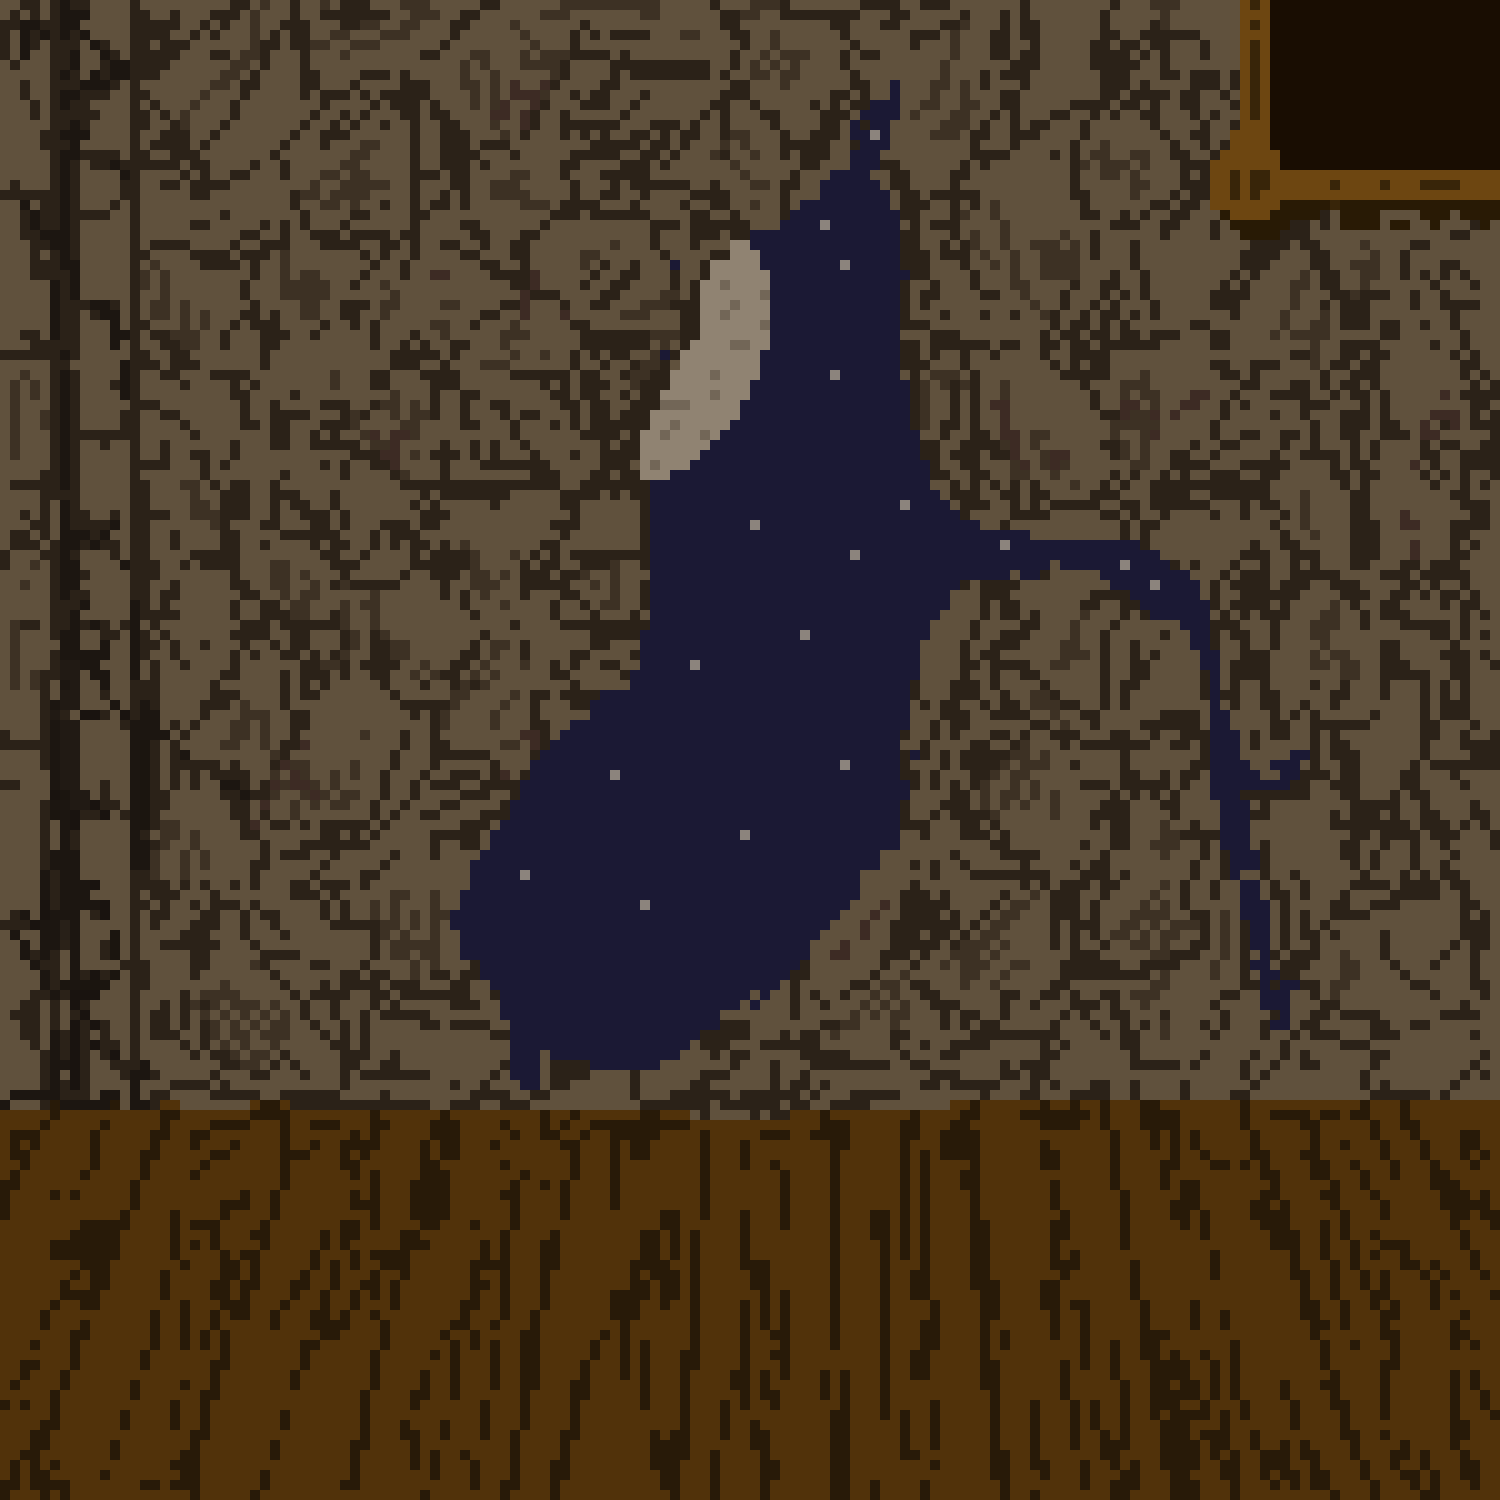

Tiled map render using the project's own tile images. Description and the whole map definition, tile-layer contents included, below:
An orthogonal 60x60 tile map with 25x25 px tiles, 1 tile layer (Tile Layer 1), 3 tilesets and 2 objects.

<map version="1.10" tiledversion="1.10.2" orientation="orthogonal" renderorder="right-down" width="60" height="60" tilewidth="25" tileheight="25" infinite="0" nextlayerid="4" nextobjectid="3">
 <tileset firstgid="1" source="BatroomBG.tsx" />
 <tileset firstgid="2" source="MSwall.tsx" />
 <tileset firstgid="3" source="ObjectFoundBox.tsx" />
 <layer id="1" name="Tile Layer 1" width="60" height="60">
  <data encoding="csv">
0,0,0,0,0,0,0,0,0,0,0,0,0,0,0,0,0,0,0,0,0,0,0,0,0,0,0,0,0,0,0,0,0,0,0,0,0,0,0,0,0,0,0,0,0,0,0,0,0,0,0,0,0,0,0,0,0,0,0,0,
0,0,0,0,0,0,0,0,0,0,0,0,0,0,0,0,0,0,0,0,0,0,0,0,0,0,0,0,0,0,0,0,0,0,0,0,0,0,0,0,0,0,0,0,0,0,0,0,0,0,0,0,0,0,0,0,0,0,0,0,
0,0,0,0,0,0,0,0,0,0,0,0,0,0,0,0,0,0,0,0,0,0,0,0,0,0,0,0,0,0,0,0,0,0,0,0,0,0,0,0,0,0,0,0,0,0,0,0,0,0,0,0,0,0,0,0,0,0,0,0,
0,0,0,0,0,0,0,0,0,0,0,0,0,0,0,0,0,0,0,0,0,0,0,0,0,0,0,0,0,0,0,0,0,0,0,0,0,0,0,0,0,0,0,0,0,0,0,0,0,0,0,0,0,0,0,0,0,0,0,0,
0,0,0,0,0,0,0,0,0,0,0,0,0,0,0,0,0,0,0,0,0,0,0,0,0,0,0,0,0,0,0,0,0,0,0,0,0,0,0,0,0,0,0,0,0,0,0,0,0,0,0,0,0,0,0,0,0,0,0,0,
0,0,0,0,0,0,0,0,0,0,0,0,0,0,0,0,0,0,0,0,0,0,0,0,0,0,0,0,0,0,0,0,0,0,0,0,0,0,0,0,0,0,0,0,0,0,0,0,0,0,0,0,0,0,0,0,0,0,0,0,
0,0,0,0,0,0,0,0,0,0,0,0,0,0,0,0,0,0,0,0,0,0,0,0,0,0,0,0,0,0,0,0,0,0,0,0,0,0,0,0,0,0,0,0,0,0,0,0,0,0,0,0,0,0,0,0,0,0,0,0,
0,0,0,0,0,0,0,0,0,0,0,0,0,0,0,0,0,0,0,0,0,0,0,0,0,0,0,0,0,0,0,0,0,0,0,0,0,0,0,0,0,0,0,0,0,0,0,0,0,0,0,0,0,0,0,0,0,0,0,0,
0,0,0,0,0,0,0,0,0,0,0,0,0,0,0,0,0,0,0,0,0,0,0,0,0,0,0,0,0,0,0,0,0,0,0,0,0,0,0,0,0,0,0,0,0,0,0,0,0,0,0,0,0,0,0,0,0,0,0,0,
0,0,0,0,0,0,0,0,0,0,0,0,0,0,0,0,0,0,0,0,0,0,0,0,0,0,0,0,0,0,0,0,0,0,0,0,0,0,0,0,0,0,0,0,0,0,0,0,0,0,0,0,0,0,0,0,0,0,0,0,
0,0,0,0,0,0,0,0,0,0,0,0,0,0,0,0,0,0,0,0,0,0,0,0,0,0,0,0,0,0,0,0,0,0,0,0,0,0,0,0,0,0,0,0,0,0,0,0,0,0,0,0,0,0,0,0,0,0,0,0,
0,0,0,0,0,0,0,0,0,0,0,0,0,0,0,0,0,0,0,0,0,0,0,0,0,0,0,0,0,0,0,0,0,0,0,0,0,0,0,0,0,0,0,0,0,0,0,0,0,0,0,0,0,0,0,0,0,0,0,0,
0,0,0,0,0,0,0,0,0,0,0,0,0,0,0,0,0,0,0,0,0,0,0,0,0,0,0,0,0,0,0,0,0,0,0,0,0,0,0,0,0,0,0,0,0,0,0,0,0,0,0,0,0,0,0,0,0,0,0,0,
0,0,0,0,0,0,0,0,0,0,0,0,0,0,0,0,0,0,0,0,0,0,0,0,0,0,0,0,0,0,0,0,0,0,0,0,0,0,0,0,0,0,0,0,0,0,0,0,0,0,0,0,0,0,0,0,0,0,0,0,
0,0,0,0,0,0,0,0,0,0,0,0,0,0,0,0,0,0,0,0,0,0,0,0,0,0,0,0,0,0,0,0,0,0,0,0,0,0,0,0,0,0,0,0,0,0,0,0,0,0,0,0,0,0,0,0,0,0,0,0,
0,0,0,0,0,0,0,0,0,0,0,0,0,0,0,0,0,0,0,0,0,0,0,0,0,0,0,0,0,0,0,0,0,0,0,0,0,0,0,0,0,0,0,0,0,0,0,0,0,0,0,0,0,0,0,0,0,0,0,0,
0,0,0,0,0,0,0,0,0,0,0,0,0,0,0,0,0,0,0,0,0,0,0,0,0,0,0,0,0,0,0,0,0,0,0,0,0,0,0,0,0,0,0,0,0,0,0,0,0,0,0,0,0,0,0,0,0,0,0,0,
0,0,0,0,0,0,0,0,0,0,0,0,0,0,0,0,0,0,0,0,0,0,0,0,0,0,0,0,0,0,0,0,0,0,0,0,0,0,0,0,0,0,0,0,0,0,0,0,0,0,0,0,0,0,0,0,0,0,0,0,
0,0,0,0,0,0,0,0,0,0,0,0,0,0,0,0,0,0,0,0,0,0,0,0,0,0,0,0,0,0,0,0,0,0,0,0,0,0,0,0,0,0,0,0,0,0,0,0,0,0,0,0,0,0,0,0,0,0,0,0,
0,0,0,0,0,0,0,0,0,0,0,0,0,0,0,0,0,0,0,0,0,0,0,0,0,0,0,0,0,0,0,0,0,0,0,0,0,0,0,0,0,0,0,0,0,0,0,0,0,0,0,0,0,0,0,0,0,0,0,0,
0,0,0,0,0,0,0,0,0,0,0,0,0,0,0,0,0,0,0,0,0,0,0,0,0,0,0,0,0,0,0,0,0,0,0,0,0,0,0,0,0,0,0,0,0,0,0,0,0,0,0,0,0,0,0,0,0,0,0,0,
0,0,0,0,0,0,0,0,0,0,0,0,0,0,0,0,0,0,0,0,0,0,0,0,0,0,0,0,0,0,0,0,0,0,0,0,0,0,0,0,0,0,0,0,0,0,0,0,0,0,0,0,0,0,0,0,0,0,0,0,
0,0,0,0,0,0,0,0,0,0,0,0,0,0,0,0,0,0,0,0,0,0,0,0,0,0,0,0,0,0,0,0,0,0,0,0,0,0,0,0,0,0,0,0,0,0,0,0,0,0,0,0,0,0,0,0,0,0,0,0,
0,0,0,0,0,0,0,0,0,0,0,0,0,0,0,0,0,0,0,0,0,0,0,0,0,0,0,0,0,0,0,0,0,0,0,0,0,0,0,0,0,0,0,0,0,0,0,0,0,0,0,0,0,0,0,0,0,0,0,0,
0,0,0,0,0,0,0,0,0,0,0,0,0,0,0,0,0,0,0,0,0,0,0,0,0,0,0,0,0,0,0,0,0,0,0,0,0,0,0,0,0,0,0,0,0,0,0,0,0,0,0,0,0,0,0,0,0,0,0,0,
0,0,0,0,0,0,0,0,0,0,0,0,0,0,0,0,0,0,0,0,0,0,0,0,0,0,0,0,0,0,0,0,0,0,0,0,0,0,0,0,0,0,0,0,0,0,0,0,0,0,0,0,0,0,0,0,0,0,0,0,
0,0,0,0,0,0,0,0,0,0,0,0,0,0,0,0,0,0,0,0,0,0,0,0,0,0,0,0,0,0,0,0,0,0,0,0,0,0,0,0,0,0,0,0,0,0,0,0,0,0,0,0,0,0,0,0,0,0,0,0,
0,0,0,0,0,0,0,0,0,0,0,0,0,0,0,0,0,0,0,0,0,0,0,0,0,0,0,0,0,0,0,0,0,0,0,0,0,0,0,0,0,0,0,0,0,0,0,0,0,0,0,0,0,0,0,0,0,0,0,0,
0,0,0,0,0,0,0,0,0,0,0,0,0,0,0,0,0,0,0,0,0,0,0,0,0,0,0,0,0,0,0,0,0,0,0,0,0,0,0,0,0,0,0,0,0,0,0,0,0,0,0,0,0,0,0,0,0,0,0,0,
0,0,0,0,0,0,0,0,0,0,0,0,0,0,0,0,0,0,0,0,0,0,0,0,0,0,0,0,0,0,0,0,0,0,0,0,0,0,0,0,0,0,0,0,0,0,0,0,0,0,0,0,0,0,0,0,0,0,0,0,
0,0,0,0,0,0,0,0,0,0,0,0,0,0,0,0,0,0,0,0,0,0,0,0,0,0,0,0,0,0,0,0,0,0,0,0,0,0,0,0,0,0,0,0,0,0,0,0,0,0,0,0,0,0,0,0,0,0,0,0,
0,0,0,0,0,0,0,0,0,0,0,0,0,0,0,0,0,0,0,0,0,0,0,0,0,0,0,0,0,0,0,0,0,0,0,0,0,0,0,0,0,0,0,0,0,0,0,0,0,0,0,0,0,0,0,0,0,0,0,0,
0,0,0,0,0,0,0,0,0,0,0,0,0,0,0,0,0,0,0,0,0,0,0,0,0,0,0,0,0,0,0,0,0,0,0,0,0,0,0,0,0,0,0,0,0,0,0,0,0,0,0,0,0,0,0,0,0,0,0,0,
0,0,0,0,0,0,0,0,0,0,0,0,0,0,0,0,0,0,0,0,0,0,0,0,0,0,0,0,0,0,0,0,0,0,0,0,0,0,0,0,0,0,0,0,0,0,0,0,0,0,0,0,0,0,0,0,0,0,0,0,
0,0,0,0,0,0,0,0,0,0,0,0,0,0,0,0,0,0,0,0,0,0,0,0,0,0,0,0,0,0,0,0,0,0,0,0,0,0,0,0,0,0,0,0,0,0,0,0,0,0,0,0,0,0,0,0,0,0,0,0,
0,0,0,0,0,0,0,0,0,0,0,0,0,0,0,0,0,0,0,0,0,0,0,0,0,0,0,0,0,0,0,0,0,0,0,0,0,0,0,0,0,0,0,0,0,0,0,0,0,0,0,0,0,0,0,0,0,0,0,0,
0,0,0,0,0,0,0,0,0,0,0,0,0,0,0,0,0,0,0,0,0,0,0,0,0,0,0,0,0,0,0,0,0,0,0,0,0,0,0,0,0,0,0,0,0,0,0,0,0,0,0,0,0,0,0,0,0,0,0,0,
0,0,0,0,0,0,0,0,0,0,0,0,0,0,0,0,0,0,0,0,0,0,0,0,0,0,0,0,0,0,0,0,0,0,0,0,0,0,0,0,0,0,0,0,0,0,0,0,0,0,0,0,0,0,0,0,0,0,0,0,
0,0,0,0,0,0,0,0,0,0,0,0,0,0,0,0,0,0,0,0,0,0,0,0,0,0,0,0,0,0,0,0,0,0,0,0,0,0,0,0,0,0,0,0,0,0,0,0,0,0,0,0,0,0,0,0,0,0,0,0,
0,0,0,0,0,0,0,0,0,0,0,0,0,0,0,0,0,0,0,0,0,0,0,0,0,0,0,0,0,0,0,0,0,0,0,0,0,0,0,0,0,0,0,0,0,0,0,0,0,0,0,0,0,0,0,0,0,0,0,0,
0,0,0,0,0,0,0,0,0,0,0,0,0,0,0,0,0,0,0,0,0,0,0,0,0,0,0,0,0,0,0,0,0,0,0,0,0,0,0,0,0,0,0,0,0,0,0,0,0,0,0,0,0,0,0,0,0,0,0,0,
0,0,0,0,0,0,0,0,0,0,0,0,0,0,0,0,0,0,0,0,0,0,0,0,0,0,0,0,0,0,0,0,0,0,0,0,0,0,0,0,0,0,0,0,0,0,0,0,0,0,0,0,0,0,0,0,0,0,0,0,
0,0,0,0,0,0,0,0,0,0,0,0,0,0,0,0,0,0,0,0,0,0,0,0,0,0,0,0,0,0,0,0,0,0,0,0,0,0,0,0,0,0,0,0,0,0,0,0,0,0,0,0,0,0,0,0,0,0,0,0,
0,0,0,0,0,0,0,0,0,0,0,0,0,0,0,0,0,0,0,0,0,0,0,0,0,0,0,0,0,0,0,0,0,0,0,0,0,0,0,0,0,0,0,0,0,0,0,0,0,0,0,0,0,0,0,0,0,0,0,0,
0,0,0,0,0,0,0,0,0,0,0,0,0,0,0,0,0,0,0,0,0,0,0,0,0,0,0,0,0,0,0,0,0,0,0,0,0,0,0,0,0,0,0,0,0,0,0,0,0,0,0,0,0,0,0,0,0,0,0,0,
0,0,0,0,0,0,0,0,0,0,0,0,0,0,0,0,0,0,0,0,0,0,0,0,0,0,0,0,0,0,0,0,0,0,0,0,0,0,0,0,0,0,0,0,0,0,0,0,0,0,0,0,0,0,0,0,0,0,0,0,
0,0,0,0,0,0,0,0,0,0,0,0,0,0,0,0,0,0,0,0,0,0,0,0,0,0,0,0,0,0,0,0,0,0,0,0,0,0,0,0,0,0,0,0,0,0,0,0,0,0,0,0,0,0,0,0,0,0,0,0,
0,0,0,0,0,0,0,0,0,0,0,0,0,0,0,0,0,0,0,0,0,0,0,0,0,0,0,0,0,0,0,0,0,0,0,0,0,0,0,0,0,0,0,0,0,0,0,0,0,0,0,0,0,0,0,0,0,0,0,0,
0,0,0,0,0,0,0,0,0,0,0,0,0,0,0,0,0,0,0,0,0,0,0,0,0,0,0,0,0,0,0,0,0,0,0,0,0,0,0,0,0,0,0,0,0,0,0,0,0,0,0,0,0,0,0,0,0,0,0,0,
0,0,0,0,0,0,0,0,0,0,0,0,0,0,0,0,0,0,0,0,0,0,0,0,0,0,0,0,0,0,0,0,0,0,0,0,0,0,0,0,0,0,0,0,0,0,0,0,0,0,0,0,0,0,0,0,0,0,0,0,
0,0,0,0,0,0,0,0,0,0,0,0,0,0,0,0,0,0,0,0,0,0,0,0,0,0,0,0,0,0,0,0,0,0,0,0,0,0,0,0,0,0,0,0,0,0,0,0,0,0,0,0,0,0,0,0,0,0,0,0,
0,0,0,0,0,0,0,0,0,0,0,0,0,0,0,0,0,0,0,0,0,0,0,0,0,0,0,0,0,0,0,0,0,0,0,0,0,0,0,0,0,0,0,0,0,0,0,0,0,0,0,0,0,0,0,0,0,0,0,0,
0,0,0,0,0,0,0,0,0,0,0,0,0,0,0,0,0,0,0,0,0,0,0,0,0,0,0,0,0,0,0,0,0,0,0,0,0,0,0,0,0,0,0,0,0,0,0,0,0,0,0,0,0,0,0,0,0,0,0,0,
0,0,0,0,0,0,0,0,0,0,0,0,0,0,0,0,0,0,0,0,0,0,0,0,0,0,0,0,0,0,0,0,0,0,0,0,0,0,0,0,0,0,0,0,0,0,0,0,0,0,0,0,0,0,0,0,0,0,0,0,
0,0,0,0,0,0,0,0,0,0,0,0,0,0,0,0,0,0,0,0,0,0,0,0,0,0,0,0,0,0,0,0,0,0,0,0,0,0,0,0,0,0,0,0,0,0,0,0,0,0,0,0,0,0,0,0,0,0,0,0,
0,0,0,0,0,0,0,0,0,0,0,0,0,0,0,0,0,0,0,0,0,0,0,0,0,0,0,0,0,0,0,0,0,0,0,0,0,0,0,0,0,0,0,0,0,0,0,0,0,0,0,0,0,0,0,0,0,0,0,0,
0,0,0,0,0,0,0,0,0,0,0,0,0,0,0,0,0,0,0,0,0,0,0,0,0,0,0,0,0,0,0,0,0,0,0,0,0,0,0,0,0,0,0,0,0,0,0,0,0,0,0,0,0,0,0,0,0,0,0,0,
0,0,0,0,0,0,0,0,0,0,0,0,0,0,0,0,0,0,0,0,0,0,0,0,0,0,0,0,0,0,0,0,0,0,0,0,0,0,0,0,0,0,0,0,0,0,0,0,0,0,0,0,0,0,0,0,0,0,0,0,
0,0,0,0,0,0,0,0,0,0,0,0,0,0,0,0,0,0,0,0,0,0,0,0,0,0,0,0,0,0,0,0,0,0,0,0,0,0,0,0,0,0,0,0,0,0,0,0,0,0,0,0,0,0,0,0,0,0,0,0,
1,0,0,0,0,0,0,0,0,0,0,0,0,0,0,0,0,0,0,0,0,0,0,0,0,0,0,0,0,0,0,0,0,0,0,0,0,0,0,0,0,0,0,0,0,0,0,0,0,0,0,0,0,0,0,0,0,0,0,0
</data>
 </layer>
 <objectgroup id="2" name="MS">
  <object id="1" gid="2" x="276.952" y="754.821" width="190" height="480" />
 </objectgroup>
 <objectgroup id="3" name="FoundBox">
  <object id="2" gid="3" x="486.22" y="884.124" width="540" height="310" />
 </objectgroup>
</map>
